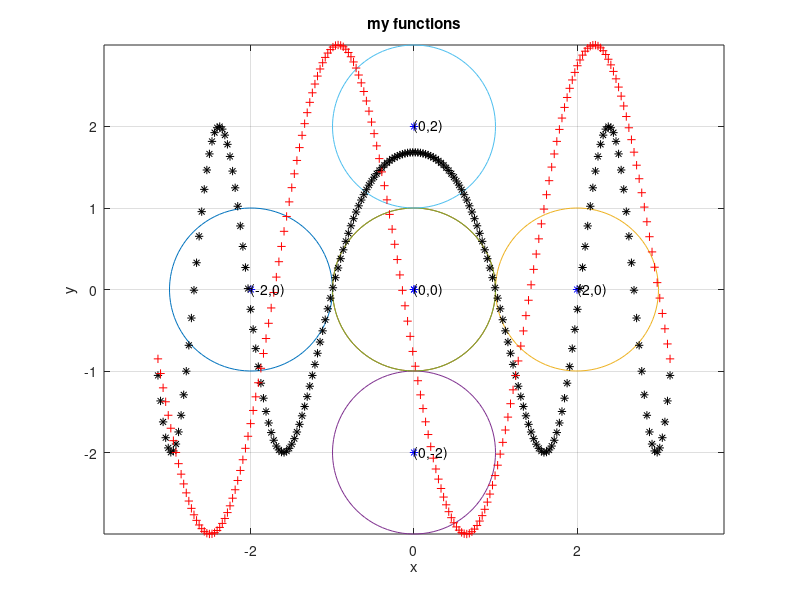

This chart was generated by the following MATLAB code: (Note: this script raises an error after producing the figure.)
function plottinglastminterm
%radious=1;
xcenter2=[-2,0,2];
ycenter2=0;
teta=linspace(0,2*pi);
x2=ones(100,1)*xcenter2+cos(teta)'*ones(1,3); %ostad
y2=ones(100,1)*ycenter2+sin(teta)'*ones(1,3);%ostad
xcenter3=0;
ycenter3=[-2,0,2];
x3=ones(100,1)*xcenter3+cos(teta)'*ones(1,3); %ostad
y3=ones(100,1)*ycenter3+sin(teta)'*ones(1,3);

x=linspace(-pi,pi,200);
ff1=-2*sin(x.^2-1);
ff2=-3*cos(2*x+5);
plot(xcenter2,ycenter2,'*b',x2,y2,x3,y3,xcenter3,ycenter3,'*b',x,ff1,'k*',x,ff2,'r+')
grid on
axis equal
text(0,2,'(0,2)')
text(2,0,'(2,0)')
text(-2,0,'(-2,0)')
text(0,-2,'(0,-2)')
text(0,0,'(0,0)')
xlabel('x')
ylabel('y')
title('my functions')
gtext('-2sin(x^2-1)')
gtext('-3cos(2x+5)')

end